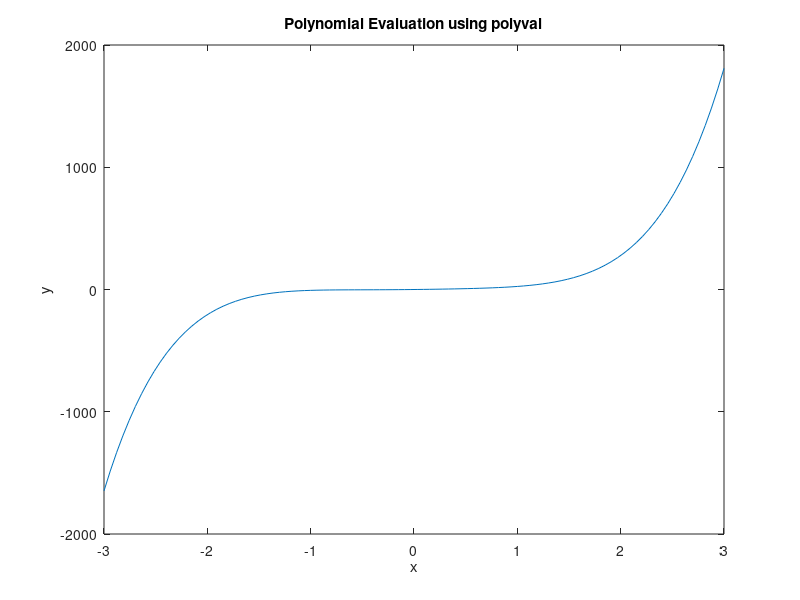

MATLAB code to generate this figure:
%% Chapter 8 Notes Part 1: Polynomials, Curve Fitting, and Interpolation.
%
% *Some Definitions*
%
% *_Polynomials_* 
%
% Mathematical expressions used in many engineering problems consisting
% of combinations of multiple orders of the dependent variable in a form
% such as
%
% $$a_nx^n+a_{n-1}x^{n-1} + \cdots *a_1x+a_0$$
%
% *_Curve Fitting or Regression Analysis_*
%
% Process of finding a function that can be used to
% model data.  Note that the model may not pass through any of the points
% in the original data.  The resultant function only attempts to find a
% function which minimizes some error criteria.
%
% *_Interpolating_*
%
% Process of estimating the data value between points.  The simplest kind
% is just a straight line between two points (Just like the plot command
% does).
%
% This chapter discusses how we can use Matlab to perform analyses with
% polynomials, curve fitting, and interpolations
%
%
%% Polynomials
%
% Given polyomials of the form:
%
% $$a_nx^n+a_{n-1}x^{n-1} + \cdots *a_1x+a_0$$
%
% We can define/state the following:
%
% $a_n,a_{n-1}, \ldots , a_1, a_0 \longrightarrow$  Define the coefficients of the polynomial.
%
% $n \longrightarrow$ order of the polynomial.
% 
% 
% In MATLAB, polynomials are represented by a row vector in which the elements
% are the coefficients 
%
%
% $$[a_n, a_{n-1}, ... , a1, a0]$$ 
%
% The first element is the coefficient
% of the x with the highest power. The vector has to include all the coefficients,
% including the ones that are equal to 0.
%
%
% $$7x^5 + 9x^2 - 9x \longrightarrow 7x^5+0x^4+0x^3+9x^2-9x+0$$
%
% So in Matlab, we would specify the polynomial as

dataPoly = [7 0 0 9 9 0]

%%
% We can evaluate the the value of a polynomial at a point, or a series of
% points, with the Matlab built-in function 
%
% _polyval(p,x)_
%
% _p_ is the coefficient vector as specified as dataPoly above
%
% _x_ is a single data point, a vector, or a matrix.  
%
% Let's look at a simple example:

% First let's define a input vector
x = linspace(-3,3,100);

y = polyval(dataPoly,x);

plot(x,y)
title('Polynomial Evaluation using polyval');
ylabel('y');
xlabel('x');

%% Roots of a Polynomial
%
% Often times an engineering problem requires us to solve problems of the
% form
%
% $$a_nx^n+a_{n-1}x^{n-1}+\cdots + a_1x + a_0 = 0$$
%
% Where the goal of the problem is to solve for the values of _x_ that make
% the equality true.  These values of _x_ are termed the _roots_ of the
% equation.  Matlab has a function, called _roots(p)_ that determines the
% roots of a polynomial p.  The form of the function is
%
% r = roots(p)  
%
% _p_ is a polynomial specified as declared above.
%
% _r_ is a vector of the corresponding roots of the polynomial (they may be
% real or complex). For example:

% Let's specify a polynomial:
p = [1 1 1]   % What polynomial does this specify?

r = roots(p)  % what does this result mean and how could you check the answer?

%% Addition  and Subtraction
%
% Two polynomials can be added or subtracted by simply adding or subracting
% the coefficients. If the polynomials are not of the same order (which means that
% the vectors of the coefficients are not of the same length), the shorter vector has to
% be modified to be of the same length as the longer vector by adding zeros (called
% padding) in front. For example, to add
%
% $f_1(x) = 3x^6 + 15x^5-10x^3-3x^2 + 15x-40$ 
%
% and 
%
% $f_2(x) = 3x^3-2x-6$ 
%
% we have to zero pad the second polynomials as follows:

f_1 = [3 15 0 -10 -3 15 -40];
f_2 = [0 0 0 3 0 -2 -6 ]; %Note that f_2 has been zero padded to be the same length as f_1    

f_3 = f_1+f_2
%
%% Multiplication
% 
%
% Two functions can be multiplied in Matlab using the _conv_  function.
% Let's multiply $3x^2 -5x +2$  and  $x^3 - x$.  By hand we can use the
% distributive property of multiplication and come up with
%
% $$mulTest =  x^3 \cdot (3x^2- 5x+2) + (-x)\cdot(3x^2- 5x+2)=
% (3x^5-5x^4+2x^3 + (-3x^3+5x^2+2x) = 3x^5-5x^4-x^3+5x^2+2x $$

f1 = [0 3 -5 2] % What polynomial does this represent?
f2 = [1 0 -1 0] %
% 
f3 = conv(f1,f2); % 

%% Polynomial Division
% 
% A polynomial can be divided by another polynomial with the MATLAB built-in
% function deconv, which has the form:
%
% _[q,r] = deconv(u,v)_
%
% q: quotient coefficients
% r: remainder coefficients
% u: numerator coefficients
% v: denominator coefficients
%
% For example, perform the following division by hand:
%
% $$y = \frac{2x^3 + 9x^2 + 7x -6} {x + 3} $$
% 
% ...and now check the results with Matlab

% Define the numerator and denominator 
u = [2 9 7 6]
v = [1 3]

[q,r] = deconv(u,v)

%% Derivatives of Polynomials
% 
% The built-in function polyder can be used to calculate the derivative of a single
% polynomial, a product of two polynomials, or a quotient of two polynomials, as
% shown in the following three commands.
% 
% 
% *k = polyder (p)* 
% 
% Derivative of a single polynomial. *_p_* is a vector with
% the coefficients of the polynomial. *_k_* is a vector with
% the coefficients of the polynomial that is the derivative.
% 
% *k = polyder (a, b)* 
% 
% Derivative of a product of two polynomials. *_a_* and *_b_*
% are vectors with the coefficients of the polynomials that
% are multiplied. *_k_* is a vector with the coefficients of the
% polynomial that is the derivative of the product.
% 
% *[n d] = polyder(u,v)* 
% 
% Derivative of a quotient of two polynomials. u and v
% are vectors with the coefficients of the numerator and
% denominator polynomials. *_n_* and *_d_* are vectors with the
% coefficients of the numerator and denominator polynomials
% in the quotient that is the derivative.
% 
% 
% *_The only difference between the last two commands is the number of output arguments.
% With two output arguments MATLAB calculates the derivative of the quotient
% of two polynomials._*
%
%% Example Problems
% 
% 1, 4, 9, 13, 15, 16